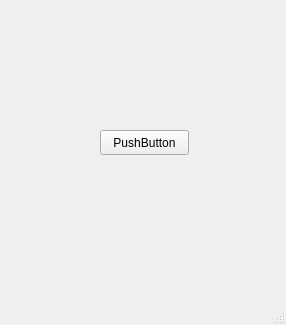
<?xml version="1.0" encoding="UTF-8"?>
<ui version="4.0">
 <class>MainWindow1</class>
 <widget class="QMainWindow" name="MainWindow1">
  <property name="geometry">
   <rect>
    <x>0</x>
    <y>0</y>
    <width>286</width>
    <height>325</height>
   </rect>
  </property>
  <property name="windowTitle">
   <string>MainWindow</string>
  </property>
  <widget class="QWidget" name="centralwidget">
   <widget class="QPushButton" name="pushButton">
    <property name="geometry">
     <rect>
      <x>100</x>
      <y>130</y>
      <width>89</width>
      <height>25</height>
     </rect>
    </property>
    <property name="text">
     <string>PushButton</string>
    </property>
   </widget>
  </widget>
  <widget class="QMenuBar" name="menubar">
   <property name="geometry">
    <rect>
     <x>0</x>
     <y>0</y>
     <width>286</width>
     <height>22</height>
    </rect>
   </property>
  </widget>
  <widget class="QStatusBar" name="statusbar"/>
 </widget>
 <resources/>
 <connections/>
</ui>
